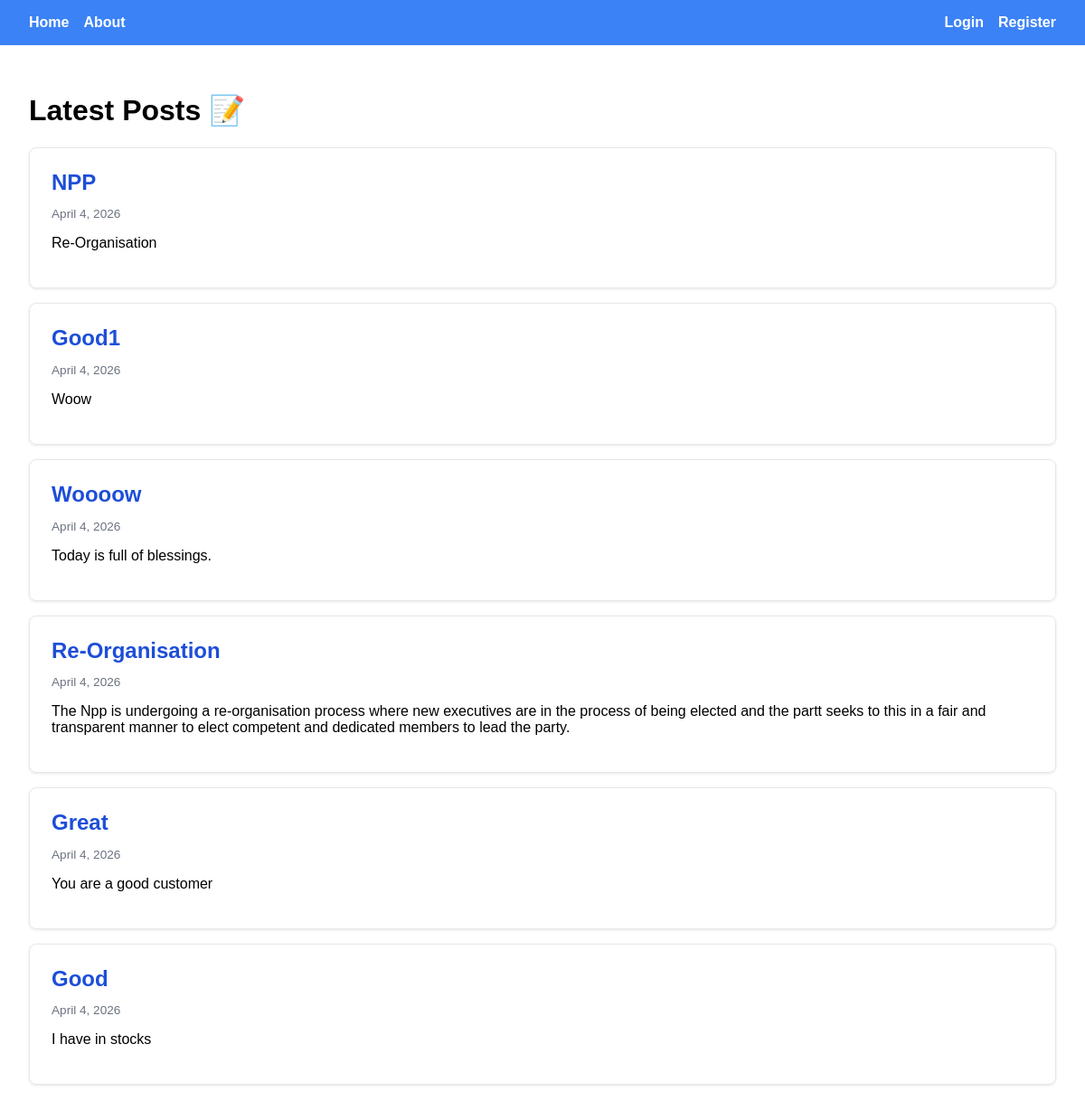
Before: / with the older database file.
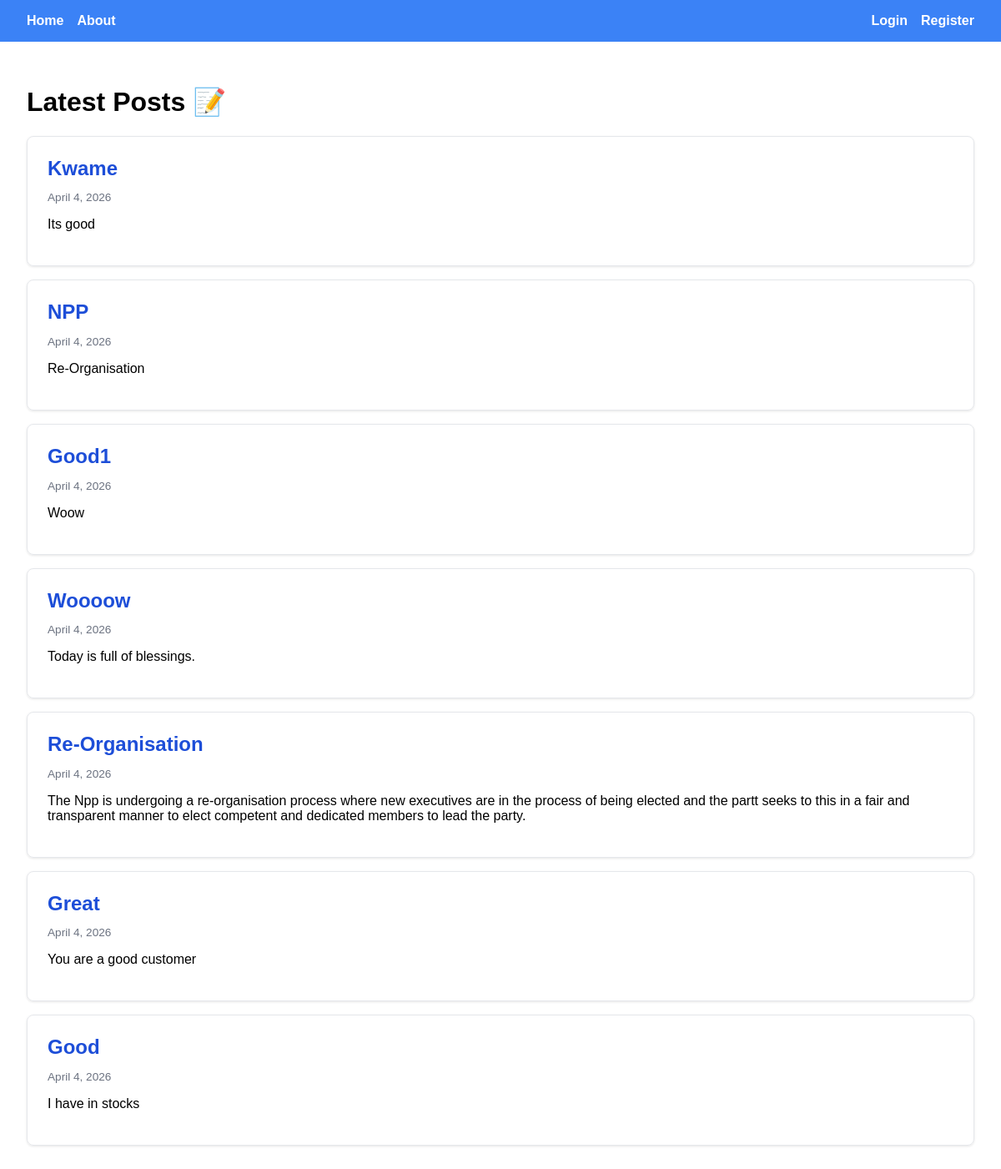
After: the same page with the newer database file.
### blog/models.py (models this page shows, shortened)
class Post(models.Model):
    title = models.CharField(max_length=200)
    content = models.TextField()
    date = models.DateTimeField(auto_now_add=True)

### blog/views.py (the view)
# urls.py: path('', views.home, name='home'),
def home(request):
    posts = Post.objects.all().order_by('-date')
    return render(request, 'blog/home.html', {'posts': posts})

### blog/templates/blog/home.html (shortened to what this page needs)
{% extends 'blog/base.html' %}
{% block content %}
<h1>Latest Posts 📝</h1>
{% for post in posts %}
<div style="
            border: 1px solid #e5e7eb;
            border-radius: 8px;
            padding: 1.5rem;
            margin-bottom: 1rem;
            box-shadow: 0 1px 3px rgba(0,0,0,0.1);
        ">
    <h2 style="margin: 0 0 0.5rem 0;">
        <a href="{% url 'post_detail' post.pk %}" style="color: #1d4ed8; text-decoration: none;">
            {{ post.title }}
        </a>
    </h2>
    <p style="color: #6b7280; font-size: 0.85rem;">
        {{ post.date|date:"F j, Y" }}
    </p>
    <p>{{ post.content }}</p>
</div>
{% empty %}
<p>No posts yet. Add some from the admin panel!</p>
{% endfor %}
{% endblock %}

### blog/templates/blog/base.html (shortened to what this page needs)
<!DOCTYPE html>
<html lang="en">
<head>
</head>
<body>
    <nav>
        <a href="/">Home</a>
        <a href="/about/">About</a>
        {% if user.is_authenticated %}
        <a href="/post/create/" style="
                    background: white;
                    color: #3b82f6;
                    padding: 0.3rem 0.8rem;
                    border-radius: 6px;
                ">+ New Post</a>
        <span style="color: white; margin-left: auto;">
            👤 {{ user.username }}
        </span>
        <a href="/logout/" style="color: white;">Logout</a>
        {% else %}
        <a href="/login/" style="color: white; margin-left: auto;">Login</a>
        <a href="/register/" style="color: white;">Register</a>
        {% endif %}
    </nav>
    <div class="content">
        {% block content %}{% endblock %}
    </div>
</body>
</html>

### blog/templates/blog/base.html (style rules this page uses)
body { font-family: Arial, sans-serif; margin: 0; }
nav { background: #3b82f6; padding: 1rem 2rem; display: flex; gap: 1rem; }
nav a { color: white; text-decoration: none; font-weight: bold; }
.content { padding: 2rem; }

Changed rows visible on the page:
added Post: title "Kwame", date "April 4, 2026", content "Its good"
